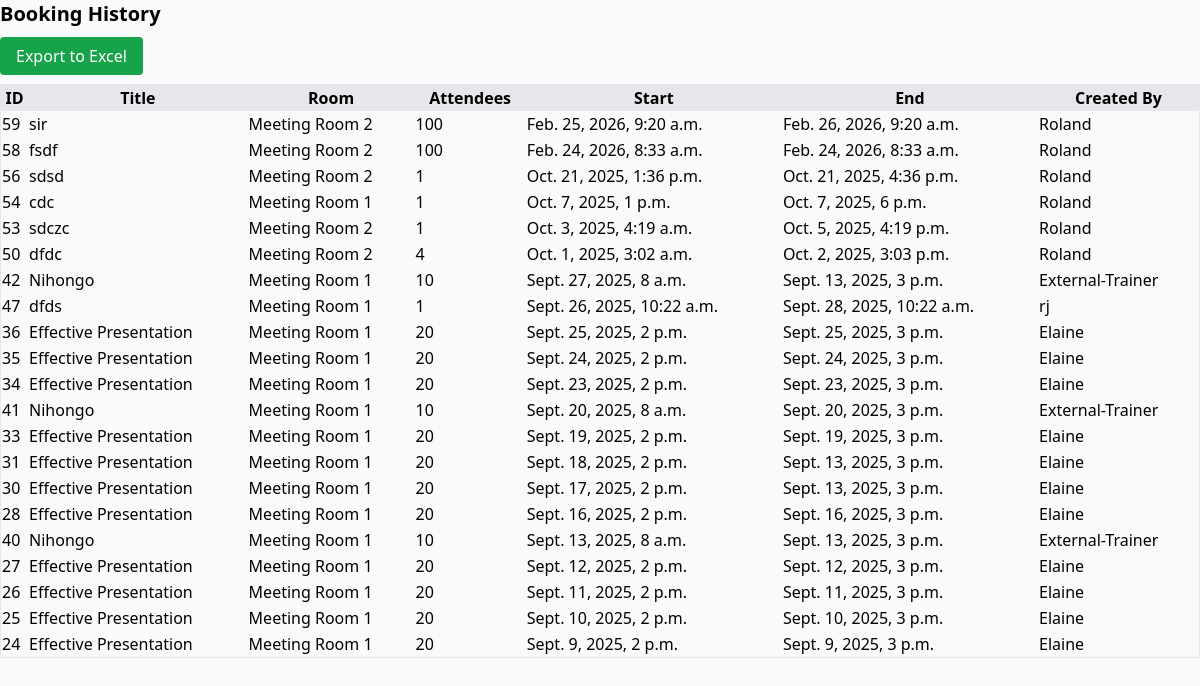
Page /dashboard-admin/bookings/ (signed in) on the committed database.
### booking/models.py (models this page shows, shortened)
class Booking(models.Model):
    STATUS_CHOICES = [
        ("Pending",  "Pending"),
        ("Approved", "Approved"),
        ("Rejected", "Rejected"),
    ]
    room       = models.ForeignKey(Room, on_delete=models.CASCADE, related_name='bookings')
    title      = models.CharField(max_length=200)
    attendees  = models.PositiveIntegerField(default=1)
    start      = models.DateTimeField()
    end        = models.DateTimeField()
    created_by = models.ForeignKey(User, on_delete=models.CASCADE, related_name='bookings')
    color      = models.CharField(max_length=7, blank=True, null=True)
    status     = models.CharField(max_length=20, choices=STATUS_CHOICES, default="Pending")
    hours_used = models.DecimalField(max_digits=6,  decimal_places=2, default=0)
    total_cost = models.DecimalField(max_digits=10, decimal_places=2, default=0)

class Room(models.Model):
    name           = models.CharField(max_length=100, unique=True)
    description    = models.CharField(max_length=255, blank=True)
    capacity       = models.PositiveIntegerField(default=0, help_text="Max attendees")
    tools          = models.CharField(max_length=255, blank=True, help_text="e.g. speaker, projector")
    tables         = models.PositiveIntegerField(default=0)
    chairs         = models.PositiveIntegerField(default=0)
    image          = models.ImageField(upload_to='room_images/', blank=True, null=True)
    projector      = models.CharField(max_length=3, choices=[("Yes","Yes"),("No","No")], default="No")
    speaker        = models.CharField(max_length=3, choices=[("Yes","Yes"),("No","No")], default="No")
    price_per_hour = models.DecimalField(
        max_digits=10, decimal_places=2, default=0.00,
        help_text="Room rental cost per hour (PHP)"
    )

### booking/views.py (the view)
# urls.py: path("dashboard-admin/bookings/",               views.booking_history,      name="booking_history"),
@login_required
@user_passes_test(lambda u: u.is_superuser)
def booking_history(request):
    bookings = Booking.objects.select_related("room", "created_by").order_by("-start")
    return render(request, "booking/booking_history.html", {"bookings": bookings})

### booking/templates/booking/booking_history.html
{% extends "booking/base.html" %}
{% block content %}
<h1 class="text-xl font-bold mb-4">Booking History</h1>
<a href="?export=1" class="bg-green-600 text-white px-4 py-2 rounded">Export to Excel</a>
<table class="table-auto w-full mt-4 border">
  <thead>
    <tr class="bg-gray-200">
      <th>ID</th><th>Title</th><th>Room</th><th>Attendees</th>
      <th>Start</th><th>End</th><th>Created By</th>
    </tr>
  </thead>
  <tbody>
    {% for b in bookings %}
    <tr>
      <td>{{ b.id }}</td>
      <td>{{ b.title }}</td>
      <td>{{ b.room.name }}</td>
      <td>{{ b.attendees }}</td>
      <td>{{ b.start }}</td>
      <td>{{ b.end }}</td>
      <td>{{ b.created_by.username }}</td>
    </tr>
    {% endfor %}
  </tbody>
</table>
{% endblock %}

### booking/templates/booking/base.html (shortened to what this page needs)
{% load pwa %}
<!DOCTYPE html>
<html lang="en">
<head>
  <script src="https://cdn.tailwindcss.com"></script>
  <link href="https://cdn.jsdelivr.net/npm/bootstrap-icons/font/bootstrap-icons.css" rel="stylesheet">
</head>
<body class="bg-slate-50">
  {% block content %}{% endblock %}
</body>
</html>

### rows in the picture
Booking: id "59", title "sir", room.name "Meeting Room 2", attendees "100", start "Feb. 25, 2026, 9:20 a.m.", end "Feb. 26, 2026, 9:20 a.m.", created_by.username "Roland"
Booking: id "58", title "fsdf", room.name "Meeting Room 2", attendees "100", start "Feb. 24, 2026, 8:33 a.m.", end "Feb. 24, 2026, 8:33 a.m.", created_by.username "Roland"
Booking: id "56", title "sdsd", room.name "Meeting Room 2", attendees "1", start "Oct. 21, 2025, 1:36 p.m.", end "Oct. 21, 2025, 4:36 p.m.", created_by.username "Roland"
Booking: id "54", title "cdc", room.name "Meeting Room 1", attendees "1", start "Oct. 7, 2025, 1 p.m.", end "Oct. 7, 2025, 6 p.m.", created_by.username "Roland"
Booking: id "53", title "sdczc", room.name "Meeting Room 2", attendees "1", start "Oct. 3, 2025, 4:19 a.m.", end "Oct. 5, 2025, 4:19 p.m.", created_by.username "Roland"
Booking: id "50", title "dfdc", room.name "Meeting Room 2", attendees "4", start "Oct. 1, 2025, 3:02 a.m.", end "Oct. 2, 2025, 3:03 p.m.", created_by.username "Roland"
Booking: id "42", title "Nihongo", room.name "Meeting Room 1", attendees "10", start "Sept. 27, 2025, 8 a.m.", end "Sept. 13, 2025, 3 p.m.", created_by.username "External-Trainer"
Booking: id "47", title "dfds", room.name "Meeting Room 1", attendees "1", start "Sept. 26, 2025, 10:22 a.m.", end "Sept. 28, 2025, 10:22 a.m.", created_by.username "rj"
Booking: id "36", title "Effective Presentation", room.name "Meeting Room 1", attendees "20", start "Sept. 25, 2025, 2 p.m.", end "Sept. 25, 2025, 3 p.m.", created_by.username "Elaine"
Booking: id "35", title "Effective Presentation", room.name "Meeting Room 1", attendees "20", start "Sept. 24, 2025, 2 p.m.", end "Sept. 24, 2025, 3 p.m.", created_by.username "Elaine"
Booking: id "34", title "Effective Presentation", room.name "Meeting Room 1", attendees "20", start "Sept. 23, 2025, 2 p.m.", end "Sept. 23, 2025, 3 p.m.", created_by.username "Elaine"
Booking: id "41", title "Nihongo", room.name "Meeting Room 1", attendees "10", start "Sept. 20, 2025, 8 a.m.", end "Sept. 20, 2025, 3 p.m.", created_by.username "External-Trainer"
Booking: id "33", title "Effective Presentation", room.name "Meeting Room 1", attendees "20", start "Sept. 19, 2025, 2 p.m.", end "Sept. 19, 2025, 3 p.m.", created_by.username "Elaine"
Booking: id "31", title "Effective Presentation", room.name "Meeting Room 1", attendees "20", start "Sept. 18, 2025, 2 p.m.", end "Sept. 13, 2025, 3 p.m.", created_by.username "Elaine"
Booking: id "30", title "Effective Presentation", room.name "Meeting Room 1", attendees "20", start "Sept. 17, 2025, 2 p.m.", end "Sept. 13, 2025, 3 p.m.", created_by.username "Elaine"
Booking: id "28", title "Effective Presentation", room.name "Meeting Room 1", attendees "20", start "Sept. 16, 2025, 2 p.m.", end "Sept. 16, 2025, 3 p.m.", created_by.username "Elaine"
Booking: id "40", title "Nihongo", room.name "Meeting Room 1", attendees "10", start "Sept. 13, 2025, 8 a.m.", end "Sept. 13, 2025, 3 p.m.", created_by.username "External-Trainer"
Booking: id "27", title "Effective Presentation", room.name "Meeting Room 1", attendees "20", start "Sept. 12, 2025, 2 p.m.", end "Sept. 12, 2025, 3 p.m.", created_by.username "Elaine"
Booking: id "26", title "Effective Presentation", room.name "Meeting Room 1", attendees "20", start "Sept. 11, 2025, 2 p.m.", end "Sept. 11, 2025, 3 p.m.", created_by.username "Elaine"
Booking: id "25", title "Effective Presentation", room.name "Meeting Room 1", attendees "20", start "Sept. 10, 2025, 2 p.m.", end "Sept. 10, 2025, 3 p.m.", created_by.username "Elaine"
Booking: id "24", title "Effective Presentation", room.name "Meeting Room 1", attendees "20", start "Sept. 9, 2025, 2 p.m.", end "Sept. 9, 2025, 3 p.m.", created_by.username "Elaine"
